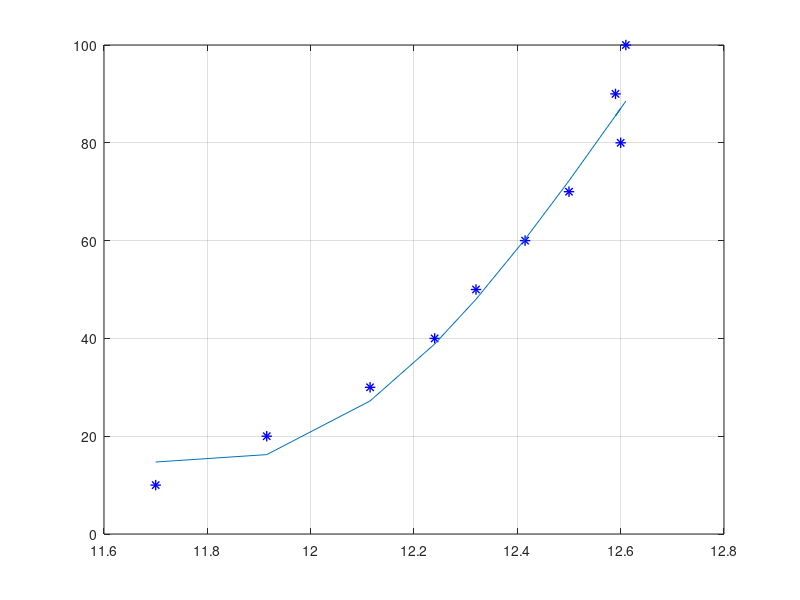

Reproduce this figure in MATLAB.
#pkg unload control
pkg load optim


## Charge
c5 = [12.6, 12.77, 12.95, 13.2, 13.39, 13.53, 13.675, 14.02, 15.27, 15.96, 16.25, 16.38];
c10 = [12.38, 12.6, 12.82, 13.05, 13.2, 13.3, 13.41, 13.63, 14.08, 15.24, 15.72, 15.95];
c20 = [12.05, 12.42, 12.69, 12.89, 13.015, 13.12, 13.18, 13.3, 13.58, 14.15, 15.17, 15.54];
c40 = [11.8, 12.25, 12.55, 12.72, 12.82, 12.92, 12.95, 13.0, 13.15, 13.5, 14.5, 15.08];

## Rest
rest = [11.7, 11.915, 12.115, 12.24, 12.32, 12.415, 12.5, 12.6, 12.59, 12.61];

## Discharge
d100 = [12.66, 12.66, 12.64, 12.605, 12.54, 12.48, 12.38, 12.28, 12.12, 11.925, 11.7];
d20 = [12.604, 12.545, 12.54, 12.5, 12.42, 12.323, 12.22, 12.1, 11.915, 11.7, 11.45];
d10 = [12.485, 12.425, 12.35, 12.248, 12.13, 12.004, 11.88, 11.695, 11.48, 11.28, 11];
d5 = [12.065, 12.0, 11.917, 11.81, 11.69, 11.522, 11.385, 11.18, 10.91, 10.602, 10.2];
d3 = [11.78, 11.7, 11.61, 11.495, 11.325, 11.145, 10.98, 10.715, 10.39, 9.97, 9.48];

percent = [10, 20, 30, 40, 50, 60, 70, 80, 90, 100, 110, 120];
percent11 = [110, 100, 90, 80, 70, 60, 50, 40, 30, 20, 10];
percentRest = [10, 20, 30, 40, 50, 60, 70, 80, 90, 100];


###############################
########## Fit c40 ############
###############################

x = rest;
y = percentRest;

maximum = 100;
minimum = -100;
increment = 1;
sw = 0;

a = minimum;
while (a < maximum)
  b = minimum;
  while (b < maximum)
    c = minimum;
    while (c < maximum)
      d = minimum;
      while (d < maximum)
        e = minimum;
        while (e < maximum)
          f = minimum;
          while (f < maximum)
            g = minimum;
            while (g < maximum)
              # SIXTH ORDER 2
              F = @(x, p) (x - p(1)).* (x - p(2)).* (x - p(3)).* (x - p(4)).* (x - p(5)).* (x - p(6)) + p(7);
              p = [a, b, c, d, e, f, g];
              
              g = g + increment;
              global verbose;
               verbose = 0;
               [data, fit] = leasqr(x, y, p, F);
                            
              accumulator = 0;        
              for i = 1:10
                accumulator = accumulator + (y(i) - ((x(i) - fit(1, 1)).* (x(i) - fit(2, 1)).* (x(i) - fit(3, 1)).* (x(i) - fit(4, 1)).* (x(i) - fit(5, 1)).* (x(i) - fit(6, 1)) + fit(7, 1))).^2
              endfor
              
              if (sw == 0)
                sw = 1;
                minimum = accumulator
                pfinal = p
              endif
                
              if (accumulator < minimum)
                minimum = accumulator
                pfinal = p
              endif
              
              endwhile
            f = f + increment;
            endwhile
          e = e + increment;
          endwhile
        d = d + increment;
        endwhile
      c = c + increment;
      endwhile
    b = b + increment;
    endwhile
  a = a + increment;
endwhile

global verbose;
 verbose = 0;
 [data, fit] = leasqr(x, y, pfinal, F);

figure(4)
hold on
grid on
box on
plot(x, y, 'b*', 'LineWidth', 1, 'MarkerSize', 7.5)

# SIXTH ORDER 
% plot(x,  (x - fit(1, 1)).* (x - fit(2, 1)).* (x - fit(3, 1)).* (x - fit(4, 1)).* (x - fit(5, 1)).* (x - fit(6, 1)) + fit(7, 1))
# Less precise
plot(x,  (x - 11.4656).* (x - 14.9852).* (x + 6.5100).* (x - 11.1390).* (x - 14.1120).* (x - 12.0202) + 20.7968)
 
fit